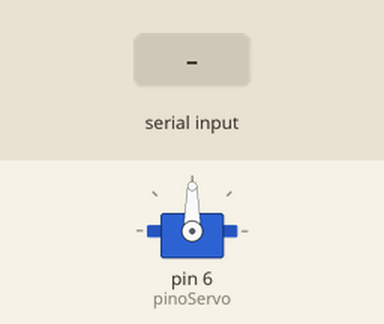
Bench run of a sketch on a simulated Arduino Uno, built with avr-gcc and run on an emulated ATmega328P. Shown: servo. The test bench sets the inputs (shaded band). What the sketch prints to the serial monitor is not drawn.

Above: at 1.2 s.
1.3 s: "30,150\n" received over Serial
At 2.1 s:
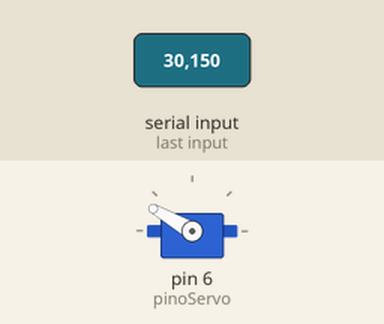
At 3.3 s:
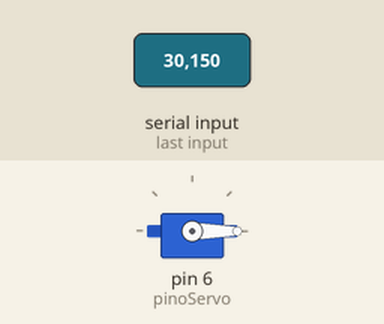
3.8 s: "90,45\n" received over Serial
At 4.4 s:
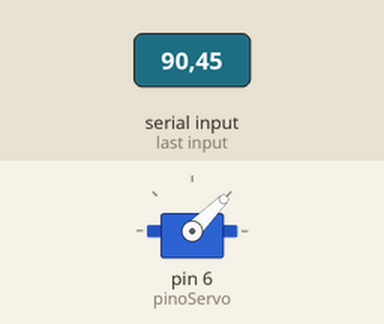
Timing chart, 0 to 6.8 s (numbered marks = the images above; inputs shaded):
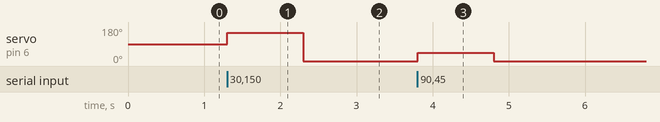

Measured:
- after the input at 1.3 s, servo on pin 6 (pinoServo): 90° → 150° at once, → 0° 1.0 s later
- after the input at 3.8 s, servo on pin 6 (pinoServo): 0° → 45° at once, → 0° 1.0 s later

The sketch:

Wandivision.ino
```cpp
#include <Servo.h>

Servo meuServo;
const int pinoServo = 6; // Pino de sinal do servo

void setup() {
  // Inicializa serial na mesma velocidade definida no Python
  Serial.begin(115200);

  meuServo.attach(pinoServo);

  // Inicializa o servo no meio (90 graus)
  meuServo.write(90);

  // Imprime uma mensagem para confirmar o boot (aparece no terminal do Python se ler)
  Serial.println("WandiVision Analogo Iniciado");
}

void loop() {
  // Verifica se há dados chegando na porta serial
  if (Serial.available() > 0) {

    // Lê o próximo número inteiro válido que chega pela serial.
    // O Python está enviando "VALOR\n". O parseInt sabe ler isso.
    int angulo = Serial.parseInt();

    // Se recebeu um ângulo válido ( parseInt retorna 0 se não encontrar número,
    // mas 0 é um ângulo válido, então confiamos na lógica do Python)

    // Pequena validação de segurança para garantir o range do servo
    if (angulo >= 0 && angulo <= 180) {
      // Move o servo para o ângulo recebido da mão
      meuServo.write(angulo);
    }
  }
}
```
